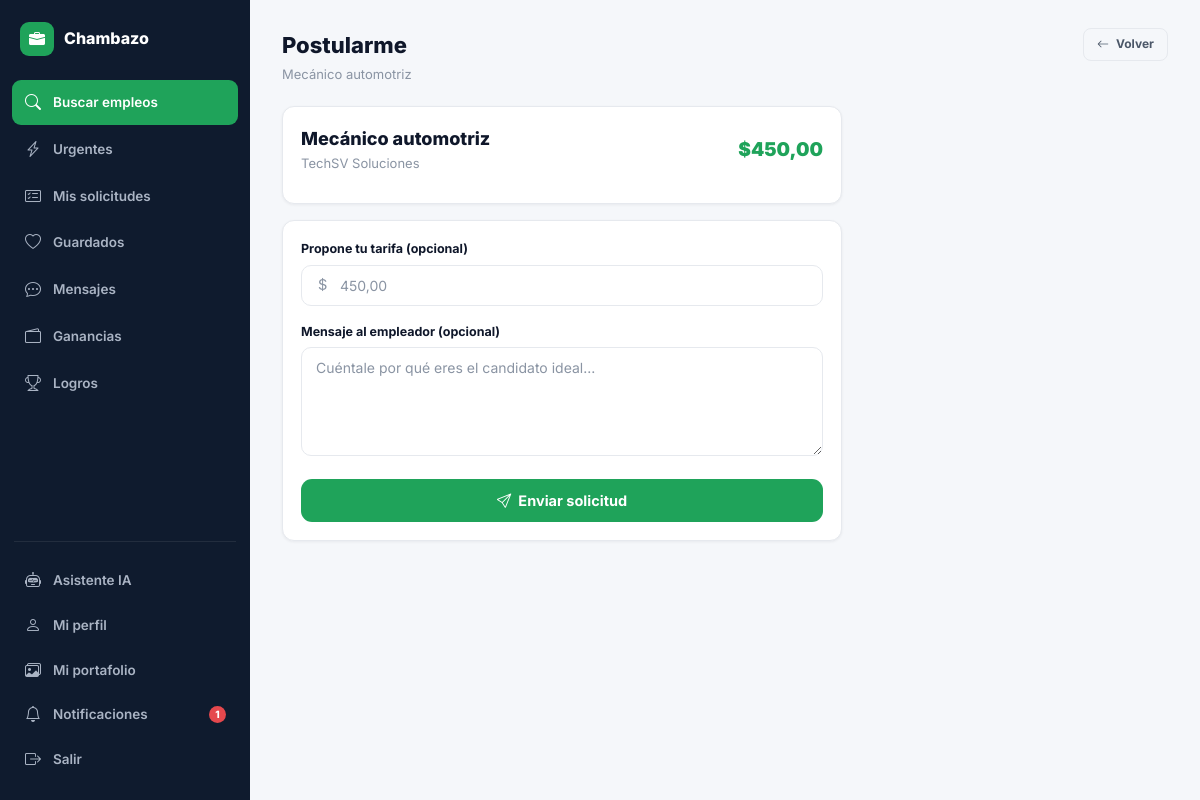
Page /trabajo/11/aplicar/ (signed in) on the committed database.
### core/models.py (models this page shows, shortened)
class Trabajo(models.Model):
    ESTADO_VACANTE = [
        ('disponible', 'Disponible'),
        ('en_proceso', 'En proceso'),
        ('ocupada', 'Ocupada'),
    ]
    contratista   = models.ForeignKey(User, on_delete=models.CASCADE, related_name='trabajos_publicados')
    titulo        = models.CharField(max_length=200)
    categoria     = models.CharField(max_length=50, choices=CATEGORY_CHOICES)
    descripcion   = models.TextField()
    requisitos    = models.TextField(blank=True)
    beneficios    = models.TextField(blank=True)
    ubicacion     = models.CharField(max_length=200)
    lat           = models.FloatField(null=True, blank=True)
    lng           = models.FloatField(null=True, blank=True)
    presupuesto   = models.DecimalField(max_digits=10, decimal_places=2)
    es_urgente    = models.BooleanField(default=False)
    estado_vacante= models.CharField(max_length=20, choices=ESTADO_VACANTE, default='disponible')
    activo        = models.BooleanField(default=True)
    creado        = models.DateTimeField(auto_now_add=True)
    actualizado   = models.DateTimeField(auto_now=True)
    habilidades_req = models.JSONField(default=list, blank=True)
    vistas        = models.PositiveIntegerField(default=0)
    modalidad     = models.CharField(max_length=20, choices=[
        ('presencial','Presencial'), ('remoto','Remoto'), ('hibrido','Híbrido')
    ], default='presencial')
    duracion      = models.CharField(max_length=100, blank=True,
                                     help_text='Ej: 3 días, 1 semana')
    verificacion_requerida = models.BooleanField(default=False)
    pagado        = models.BooleanField(default=False)
    fecha_pago    = models.DateTimeField(null=True, blank=True)
    class Meta:
        ordering = ['-creado']

class UserProfile(models.Model):
    ROL_CHOICES = [('trabajador', 'Trabajador'), ('contratista', 'Contratista')]
    user        = models.OneToOneField(User, on_delete=models.CASCADE, related_name='profile')
    rol         = models.CharField(max_length=20, choices=ROL_CHOICES)
    telefono    = models.CharField(max_length=20, blank=True)
    ubicacion   = models.CharField(max_length=100, blank=True)
    lat         = models.FloatField(null=True, blank=True)
    lng         = models.FloatField(null=True, blank=True)
    descripcion = models.TextField(blank=True)
    habilidades = models.JSONField(default=list, blank=True)
    empresa     = models.CharField(max_length=100, blank=True)
    foto        = models.ImageField(upload_to='fotos/', null=True, blank=True)
    verificado  = models.BooleanField(default=False)
    calificacion= models.FloatField(default=0.0)
    total_trabajos = models.IntegerField(default=0)
    notif_email = models.BooleanField(default=True)
    notif_sistema = models.BooleanField(default=True)
    disponible  = models.BooleanField(default=True)   # activo para contratar
    tarifa_hora = models.DecimalField(max_digits=8, decimal_places=2, null=True, blank=True)
    experiencia_anos = models.PositiveIntegerField(default=0)
    portfolio_url = models.URLField(blank=True)
    @property
    def nombre_display(self):
        if self.rol == 'contratista' and self.empresa:
            return self.empresa
        return self.user.get_full_name() or self.user.username
    def match_score(self, trabajo):
        if not self.habilidades or not trabajo.habilidades_req:
            return 0
        mias = set(self.habilidades)
        req  = set(trabajo.habilidades_req)
        if not req:
            return 0
        return int(len(mias & req) / len(req) * 100)

### core/views.py (the view, shortened to what this page needs)
# urls.py: path('trabajo/<int:pk>/aplicar/', views.aplicar_trabajo, name='aplicar_trabajo'),
@login_required
def aplicar_trabajo(request, pk):
    trabajo = get_object_or_404(Trabajo, pk=pk, activo=True)
    if Solicitud.objects.filter(trabajo=trabajo, trabajador=request.user).exists():
        messages.warning(request, 'Ya aplicaste a este trabajo.')
        return redirect('trabajo_detalle', pk=pk)
    match_score = request.user.profile.match_score(trabajo)
    ctx = ctx_base(request)
    ctx.update({'trabajo': trabajo, 'match_score': match_score, 'active': 'buscar'})
    return render(request, 'core/aplicar_trabajo.html', ctx)

### core/views.py (called while the page is built)
def ctx_base(request):
    ctx = {'GOOGLE_MAPS_KEY': settings.GOOGLE_MAPS_API_KEY}
    if request.user.is_authenticated:
        ctx['notif_count'] = Notificacion.objects.filter(usuario=request.user, leida=False).count()
        if request.user.profile.rol == 'trabajador':
            ctx['urgentes_count'] = Trabajo.objects.filter(activo=True, es_urgente=True).count()
            ctx['solicitudes_pend_count'] = Solicitud.objects.filter(
                trabajador=request.user, estado__in=['pendiente', 'en_revision']).count()
    return ctx

### core/templates/core/aplicar_trabajo.html (shortened to what this page needs)
{% extends 'core/base.html' %}
{% block body %}
{% include 'core/_sidebar_trabajador.html' %}
<div class="page-hd"><div><h1>Postularme</h1><p>{{ trabajo.titulo }}</p></div>
  <a href="{% url 'trabajo_detalle' trabajo.pk %}" class="btn btn-outline btn-sm"><i class="bi bi-arrow-left"></i> Volver</a>
</div>
<div style="max-width:560px;">
  <div class="card mb-16"><div class="card-body">
    <div class="flex-bc mb-12">
      <div><div class="fw-800 t-h2">{{ trabajo.titulo }}</div><div class="t-sm t-muted">{{ trabajo.contratista.profile.nombre_display }}</div></div>
      <div class="job-row-price">${{ trabajo.presupuesto }}</div>
    </div>
  </div></div>
  <div class="card"><div class="card-body">
    <form method="post">
      <div class="form-group">
        <label class="form-label">Propone tu tarifa (opcional)</label>
        <div class="input-icon-wrap">
          <i class="bi bi-currency-dollar"></i>
          <input type="number" name="tarifa_propuesta" step="0.01" class="form-control" placeholder="{{ trabajo.presupuesto }}">
        </div>
      </div>
      <div class="form-group">
        <label class="form-label">Mensaje al empleador (opcional)</label>
        <textarea name="mensaje" class="form-control" rows="5" placeholder="Cuéntale por qué eres el candidato ideal..."></textarea>
      </div>
      <button type="submit" class="btn btn-g btn-full btn-lg"><i class="bi bi-send"></i> Enviar solicitud</button>
    </form>
  </div></div>
</div>
{% include 'core/_sidebar_close.html' %}
{% endblock %}

### static/css/chambazo.css (style rules this page uses)
:root { --green:#1FA35A; --green-dark:#178449; --green-light:#e7f7ee; --green-glow:rgba(31,163,90,.18); --yellow:#F2B90D; --yellow-dark:#c99a08; --yellow-light:#fdf6dc; --red:#e5484d; --red-light:#fdeceb; --blue:#3b82f6; --blue-light:#e8f0fe; --purple:#8b5cf6; --purple-light:#f1ebfe; --navy:#0f1b2e; --navy-2:#16233a; --navy-3:#1c2c47; --dark:#0f172a; --mid:#4b5768; --muted:#8a94a3; --border:#e6e9ee; --bg:#f5f7fa; --white:#ffffff; --r-sm:8px; --r:12px; --r-lg:16px; --r-xl:22px; --sh:0 1px 3px rgba(15,23,42,.06); --sh-md:0 4px 14px rgba(15,23,42,.08); --sh-lg:0 10px 34px rgba(15,23,42,.12); --sh-xl:0 24px 64px rgba(15,23,42,.18); --font:'Inter',system-ui,sans-serif; --tr:all .18s cubic-bezier(.4,0,.2,1); }
*,*::before,*::after { box-sizing:border-box;margin:0;padding:0 }
html { scroll-behavior:smooth }
body { font-family:var(--font);background:var(--bg);color:var(--dark);line-height:1.55;-webkit-font-smoothing:antialiased }
a { color:inherit;text-decoration:none }
input,textarea,select,button { font-family:inherit }
.t-h2 { font-size:18px;font-weight:700 }
.t-sm { font-size:13px }
.fw-800 { font-weight:800 }
.t-muted { color:var(--muted) }
.page-hd { display:flex;align-items:flex-start;justify-content:space-between;margin-bottom:22px;gap:14px;flex-wrap:wrap }
.page-hd h1 { font-size:22px;font-weight:800;color:var(--dark) }
.page-hd p { font-size:13px;color:var(--muted);margin-top:2px }
.card { background:#fff;border-radius:var(--r);box-shadow:var(--sh);border:1px solid var(--border) }
.card-body { padding:18px }
.btn { display:inline-flex;align-items:center;justify-content:center;gap:7px;padding:10px 18px;border-radius:10px;font-size:13.5px;font-weight:700;cursor:pointer;border:none;transition:var(--tr);white-space:nowrap }
.btn-g { background:var(--green);color:#fff }
.btn-outline { background:none;border:1.5px solid var(--border);color:var(--mid) }
.btn-lg { padding:13px 22px;font-size:14.5px;border-radius:11px }
.btn-sm { padding:6px 13px;font-size:12px;border-radius:8px }
.btn-full { width:100% }
.form-group { margin-bottom:16px }
.form-label { display:block;font-size:12.5px;font-weight:700;color:var(--dark);margin-bottom:6px }
.form-control { width:100%;padding:11px 14px;border-radius:10px;border:1.5px solid var(--border);font-size:14px;color:var(--dark);background:#fff;transition:var(--tr);outline:none }
.form-control::placeholder { color:var(--muted) }
textarea.form-control { resize:vertical;min-height:90px }
.input-icon-wrap { position:relative }
.input-icon-wrap i { position:absolute;left:14px;top:50%;transform:translateY(-50%);color:var(--muted);font-size:15px }
.input-icon-wrap .form-control { padding-left:38px }
.job-row-price { font-size:19px;font-weight:900;color:var(--green);white-space:nowrap }
.flex-bc { display:flex;align-items:center;justify-content:space-between }
.mb-12 { margin-bottom:12px }
.mb-16 { margin-bottom:16px }

### rows in the picture
Trabajo: titulo "Mecánico automotriz", contratista.profile.nombre_display "TechSV Soluciones", presupuesto "450,00", tarifa_propuesta "450,00"

### other values in the picture
{{ notif_count }} "1"
